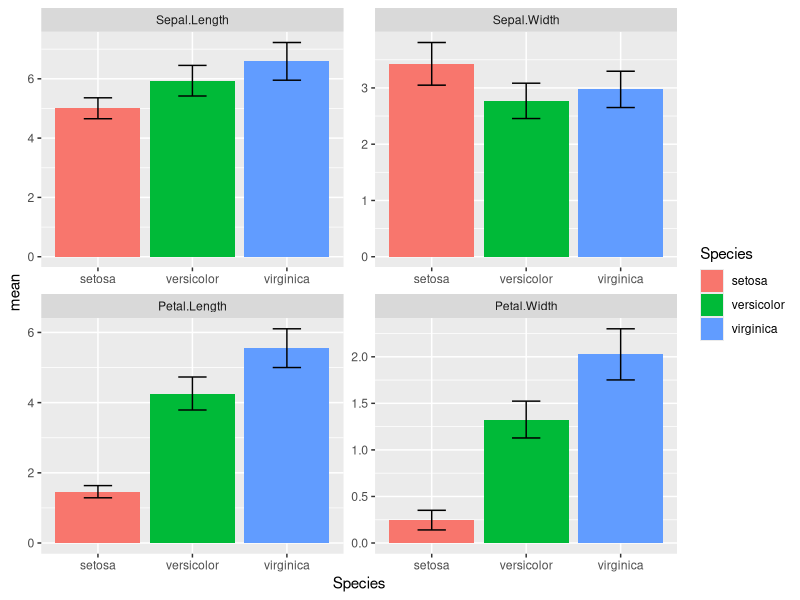
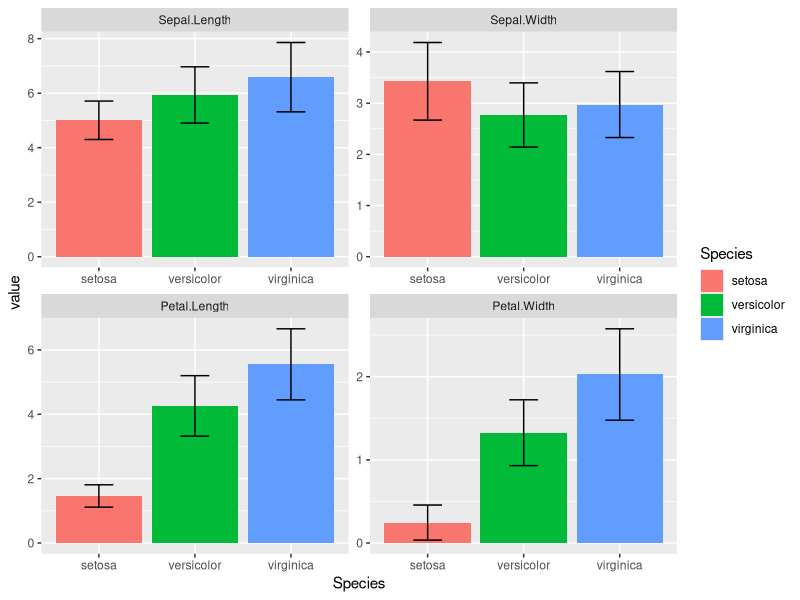

Source code (R) for these figures, in order:
## ---- chunk 1
data(iris)
head(iris)
## ---- chunk 2
# melt data
library(reshape2)
iris.melted <- melt(iris, id.var = "Species")
head(iris.melted)

# summarize
library(dplyr)
iris.summary <- iris.melted %>% group_by(variable, Species) %>% 
    summarize(mean = mean(value), std = sd(value)) # add SE here too!

# plot bar graph using ggplot2
library(ggplot2)

# errorbar = standard deviation
ggplot(iris.summary, aes(x = Species, y = mean, fill = Species)) + geom_bar(stat = "identity") +
    facet_wrap(~ variable, scales = "free") + geom_errorbar(aes(ymin = mean + std, ymax = mean - std), width = 0.3)
## ---- chunk 3
library(Hmisc)
ggplot(data = iris.melted, aes(x = Species, y = value, fill = Species)) + facet_wrap(~ variable, scales = "free") +
    stat_summary(fun.y = mean, geom = "bar") +
    stat_summary(fun.data = mean_sdl, geom = "errorbar", width = 0.3) 
